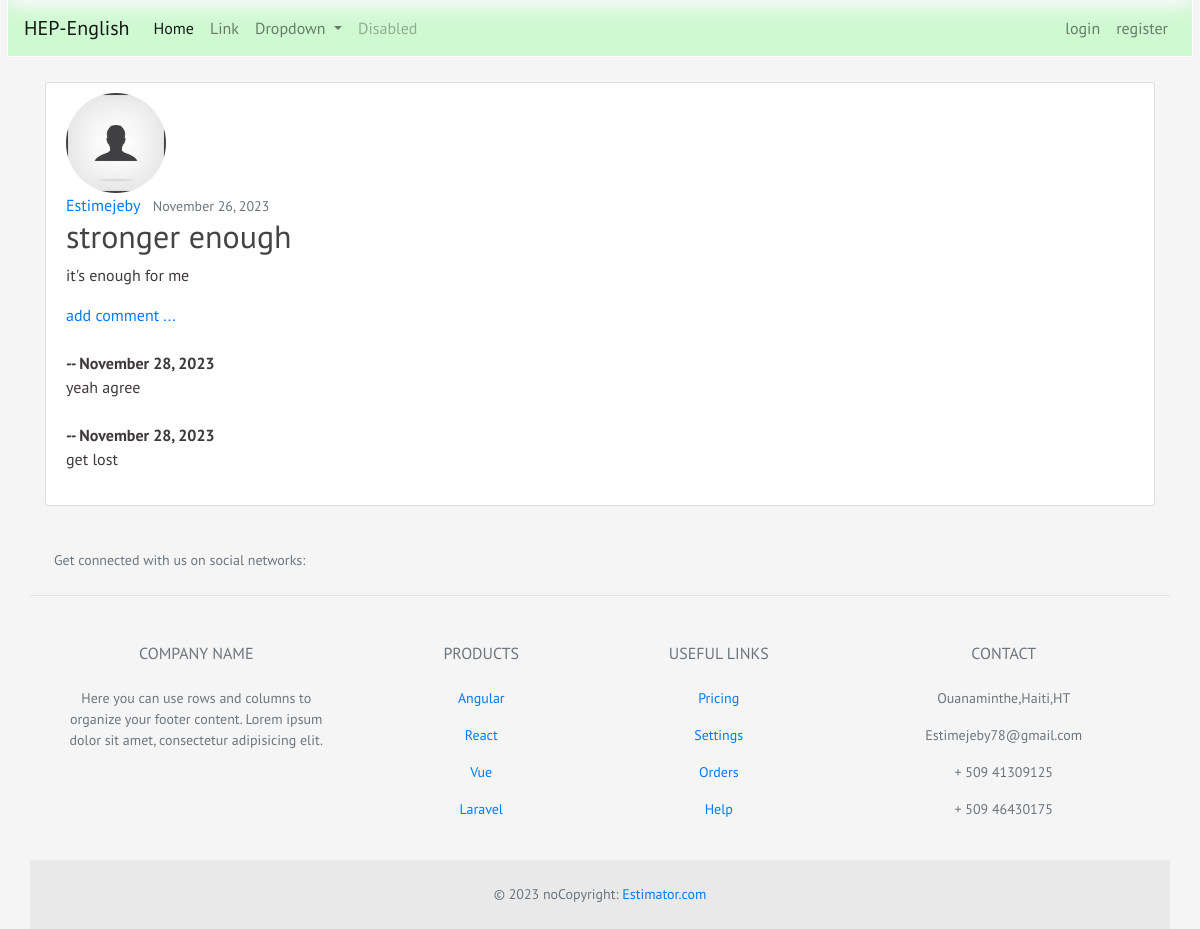
Screenshot of /post/3/ with the database file from the repository.
### home/models.py (models this page shows, shortened)
class Post(models.Model):
    title = models.CharField(max_length=50)
    content= models.TextField()
    date_posted= models.DateTimeField(default=timezone.now)
    author = models.ForeignKey(User, on_delete=models.CASCADE)

class Comment(models.Model):
    post = models.ForeignKey(Post, related_name="Comments", on_delete=models.CASCADE)
    name = models.ForeignKey(User, on_delete=models.CASCADE, default=True ,db_constraint=False, null=False)
    body = models.TextField()
    date_added = models.DateTimeField(auto_now_add=True)

### users/models.py (models this page shows, shortened)
class Profile(models.Model):
    user = models.OneToOneField(User, on_delete=models.CASCADE)
    image = models.ImageField(default='default.jpg', upload_to='profile_pics')

### home/views.py (the view)
# urls.py: path('post/<int:pk>/', PostDetailView.as_view(), name='post-detail'),
class PostDetailView(DetailView):
    model = Post
    template_name = 'blog/post_detail.html'

### home/templates/blog/post_detail.html (shortened to what this page needs)
{% extends "blog/base.html" %}
{% block content %}
  <article class="content-section">
    <img class="rounded-circle article-img style="width='100px' height='100px'"" src="{{ object.author.profile.image.url }}">
    <div class="media-body">
      <div class="article-metadata">
        <a class="mr-2" href="{% url 'user-posts' object.author.username %}">{{ object.author }}</a>
        <small class="text-muted">{{ object.date_posted|date:"F d, Y" }}</small>
      </div>
      <h2 class="article-title">{{ object.title }}</h2>
      <p class="article-content">{{ object.content }}</p>
    </div>
    <div>
     <div>
        <a href="{% url 'addComment' post.id %}">add comment ...</a>
      </div>
      <br>
        {% if not post.Comments.all %}
            No Comments yet ...<a href="{% url 'addComment' post.id %}">Add One</a>
        {% else %}
          {% for comment in post.Comments.all %}
              <strong>{{ comment.name }} -- {{ comment.date_added|date:"F d, Y"}}</strong>
                <br>
                {{ comment.body }}
                <br>
                <br>
          {% endfor %}
        {% endif %}
    </div>
  </article>
{% endblock content %}

### home/static/css/main.css (style rules this page uses)
* { margin:0; padding: 0; }
body { background: whitesmoke; color: #3d3a3a; font-family: 'PT Sans', sans-serif; }
.article-title { color: #444444; text-decoration: none; }
.content-section { background: #ffffff; padding: 10px 20px; border: 1px solid #dddddd; border-radius: 3px; margin-top: 10px; margin-bottom: 20px; }
.text-muted { font-size: 14px; }

### rows the page displays
Post: author.profile.image (placeholder picture), author "Estimejeby", date_posted "November 26, 2023", title "stronger enough", content "it's enough for me"
Comment: date_added "November 28, 2023", body "yeah agree"
Comment: date_added "November 28, 2023", body "get lost"
